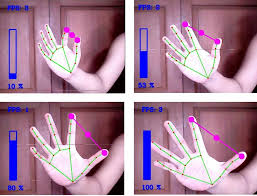
#> input picture Hand Gesture Volume Control/images.jfif, 257 x 196 px, given in place of park.jpg, which was not available
$ jupyter execute image_Processing.ipynb   (text cells are left out)
#> lines starting #> are read from the running program, lines starting #| are printed output that depends on the picture; after the words box and inside, x2 and y2 are one past the last pixel; in counts of white or black regions, pixels touching at a corner belong together; pictures that were not available may be replaced by others from this repository, and a replacement may not be noted
[cell 1]
import cv2 as cv #import opencv

[cell 2]
img  = cv.imread("park.jpg")
#> img is the input picture: shape (196, 257, 3); mean B, G, R 153.2, 131.4, 168.1
type(img)

[cell 3]
img.shape
#> Out = (196, 257, 3)

[cell 4]
img.nbytes
#> Out = 151116

[cell 5]
img

[cell 6]
mbsize = img.nbytes/1024/1024
#> mbsize = 0.144
mbsize
#> Out = 0.144

[cell 7]
print(img[0][0])
#| [ 85  68 101]
print (img[0][0][0]) # blue
#| 85
print (img[0][0][1]) # green
#| 68
print (img[0][0][2]) # red
#| 101

[cell 8]
cv.imshow("Park",img)
cv.waitKey(0)
cv.destroyAllWindows()

[cell 9]
cv.imshow("Park",img)
cv.waitKey(20)
cv.destroyAllWindows()

[cell 10]
cv.imshow("round x",img)
cv.waitKey(0)
cv.destroyAllWindows()

[cell 11]
im = cv.imread("img") # read filename ( does not exist )
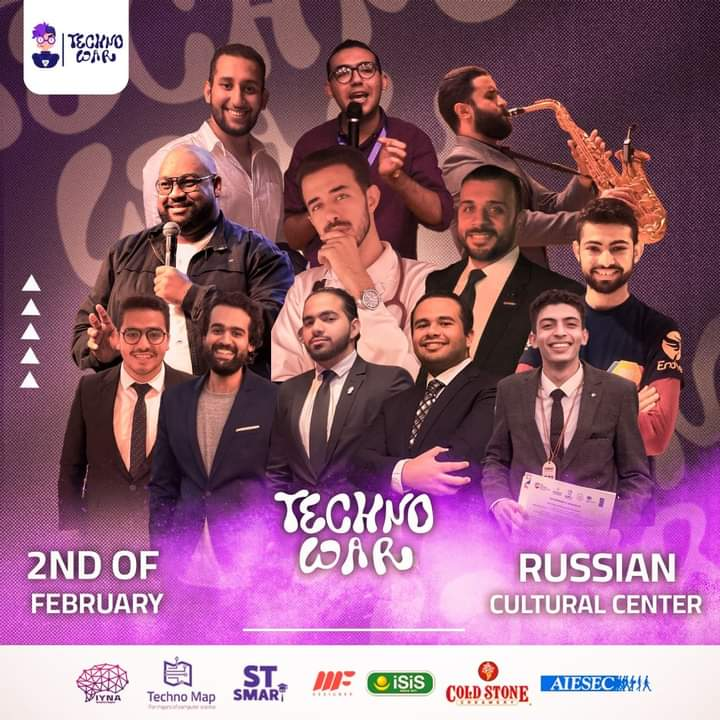
#> input picture Image Processing/Techno war.jpeg, 720 x 720 px, given in place of img, which was not available
#> im is the input picture: shape (720, 720, 3); mean B, G, R 121.5, 99.8, 147

[cell 12]
print(im)
#> (printed output is left out)

[cell 13]
gray = cv.cvtColor(img, cv.COLOR_BGR2GRAY)
cv.imshow('Gray',gray)
cv.waitKey(0)
cv.destroyAllWindows()

[cell 14]
def convert_to_grayscale(img):
    gray = cv.cvtColor(img,cv.COLOR_BGR2GRAY)
    return gray

[cell 15]
gray = convert_to_grayscale(img)
cv.imshow('Gray function', gray)
cv.waitKey(0)
cv.destroyAllWindows()

[cell 16]
gray

[cell 17]
def show_image(img):
    cv.imshow("my image",img)
    cv.waitKey(0)
    cv.destroyAllWindows()

[cell 18]
show_image(img)

[cell 19]
#blur
## In everything that (11,11) increases blur increases
blur = cv.GaussianBlur(img, (11,11), cv.BORDER_DEFAULT)
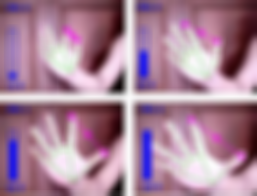
#> blur: shape (196, 257, 3); mean B, G, R 153, 131.1, 167.9
cv.imshow('Blured Image ',blur)
cv.waitKey(0)
cv.destroyAllWindows()

[cell 20]
# blur selected part
img[:200,:320] = cv.GaussianBlur(img[:200,:320], (11,11), cv.BORDER_DEFAULT)
cv.imshow('Blured Part', img)
cv.waitKey(0)
cv.destroyAllWindows()

[cell 21]
img = cv.imread('park.jpg')

[cell 22]
# Draw Edges Cascade
canny = cv.Canny(blur, 150, 150)
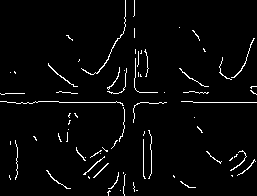
#> canny: shape (196, 257); 3.1% white in thin lines or dots
cv.imshow('Canny Edges', canny)
cv.waitKey(0)

[cell 23]
# Draw Edges Cascade
canny = cv.Canny(img, 200, 200)
#> canny: shape (196, 257); 13.3% white in thin lines or dots
cv.imshow('Canny Edges', canny)
cv.waitKey(0)

[cell 24]
# Dilating the image
dilated = cv.dilate(canny, (3,3), iterations=3)
#> dilated: shape (196, 257); 30.3% white; 65 white regions (44 under 20 px), largest, box (x1, y1, x2, y2) and area: (133, 101, 257, 196) 4089, (0, 101, 125, 196) 3670, (0, 0, 126, 97) 2796
cv.imshow('Dilated', dilated)
cv.waitKey(0)
cv.destroyAllWindows()

[cell 25]
# Eroding
eroded = cv.erode(dilated, (7,7), iterations=3)
#> eroded: shape (196, 257); 17.6% white; 110 white regions (88 under 20 px), largest, box (x1, y1, x2, y2) and area: (153, 114, 257, 196) 1982, (28, 116, 123, 196) 1686, (0, 0, 126, 97) 1613
cv.imshow('Eroded', eroded)
cv.waitKey(0)

[cell 26]
# split channels
b,g,r = cv.split(img)
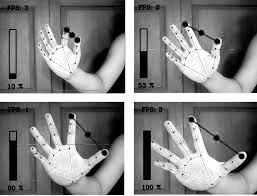
#> g: shape (196, 257); min 0, max 255, mean 131.4

[cell 27]
b

[cell 28]
g

[cell 29]
r

[cell 30]
cv.imshow("image", b)
cv.waitKey(0)
cv.destroyAllWindows()

[cell 31]
cv.imshow("image", g)
cv.waitKey(0)
cv.destroyAllWindows()

[cell 32]
cv.imshow("image", r)
cv.waitKey(0)
cv.destroyAllWindows()

[cell 33]
b = img.copy()
# set green and red channels to 0
b[:, :, 1] = 0
#> b: shape (196, 257, 3)
b[:, :, 2] = 0
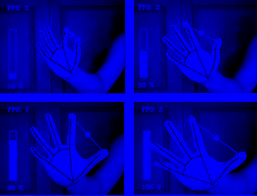
#> b: shape (196, 257, 3); mean B, G, R 153.2, 0, 0

[cell 34]
cv.imshow("b", b)
cv.waitKey(0)
cv.destroyAllWindows()

[cell 35]
def extract_blue(img):
    b = img.copy()
    b[:, :, 1] = 0
    b[:, :, 2] = 0
    return b

[cell 36]
blue_image = extract_blue(img)

[cell 37]
cv.imshow("b", blue_image)
cv.waitKey(0)
cv.destroyAllWindows()

[cell 38]
r = img.copy()
# set blue and green channels to 0
r[:, :, 0] = 0
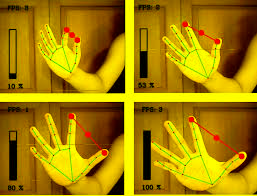
#> r: shape (196, 257, 3); mean B, G, R 0, 131.4, 168.1
r[:, :, 1] = 0
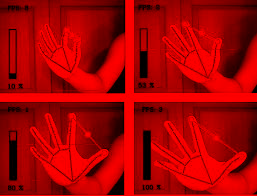
#> r: shape (196, 257, 3); mean B, G, R 0, 0, 168.1

[cell 39]
def extract_red(img):
    r = img.copy()
    r[:, :, 0] = 0
    r[:, :, 1] = 0
    return r

[cell 40]
cv.imshow("r", r)
cv.waitKey(0)
cv.destroyAllWindows()

[cell 41]
def extract_green(img):
    g = img.copy()
    g[:, :, 0] = 0
    g[:, :, 2] = 0
    return g

[cell 42]
cv.imshow("img", img)
cv.waitKey(0)
cv.destroyAllWindows()

[cell 43]
constant= cv.copyMakeBorder(img,10,20,10,3,cv.BORDER_CONSTANT,value=(0,0,0))
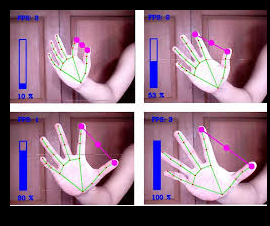
#> constant: shape (226, 270, 3); mean B, G, R 126.5, 108.5, 138.8
cv.imshow("image", constant)
cv.waitKey(0)

[cell 44]
def display_blue(img):
    b = img.copy()
    b[:, :, 1] = 0
    b[:, :, 2] = 0
    cv.imshow("b", b)
    cv.waitKey(0)
    cv.destroyAllWindows()

[cell 45]
display_blue(img)

[cell 46]
# Resize
img = cv.imread("park.jpg")
resized = cv.resize(img, (512,512), interpolation=cv.INTER_CUBIC)
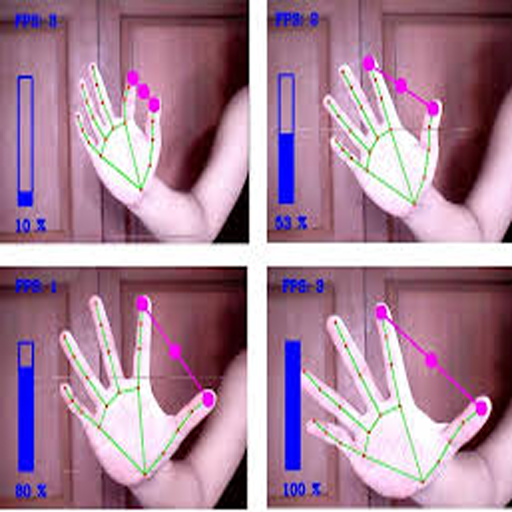
#> resized: shape (512, 512, 3); mean B, G, R 153.1, 131.4, 168
cv.imshow('Resized', resized)
cv.waitKey(0)
cv.destroyAllWindows()

[cell 47]
# Cropping
cropped = img[50:300, 200:400] # slicing
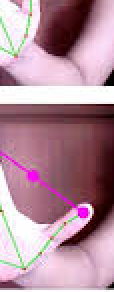
#> cropped: shape (146, 57, 3) (shown 2 times larger); mean B, G, R 154.7, 139.8, 177.9
cv.imshow('Cropped', cropped)
cv.waitKey(0)
cv.destroyAllWindows()

[cell 48]
# Reading Videos
capture = cv.VideoCapture('dog.mp4')
counter = 0
frames = []
while True:
    isTrue, frame = capture.read()

    if isTrue:
        frames.append(frame)
        counter+=1
        cv.imshow('my video', frame)
        if cv.waitKey(50) & 0xFF==ord('d'):
#> (key q is pressed here)
